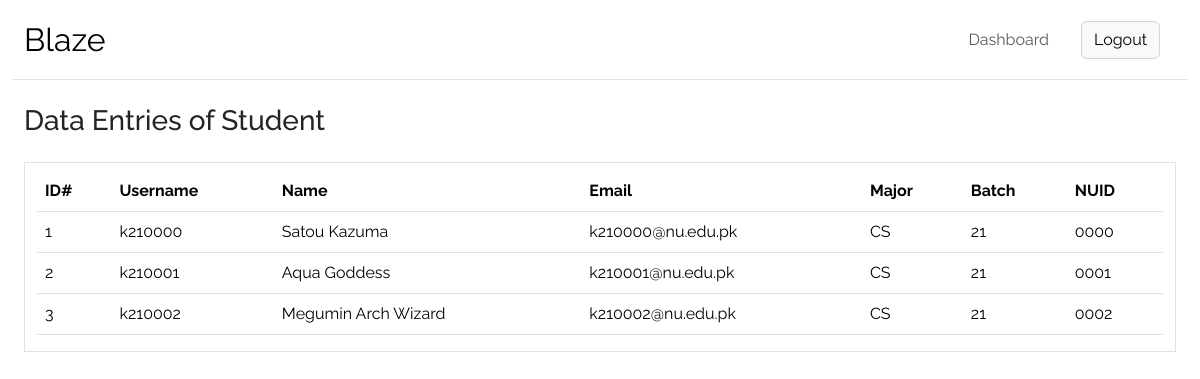
/administration/list_instance/student/ (signed in), run on an earlier commit of the app's database.
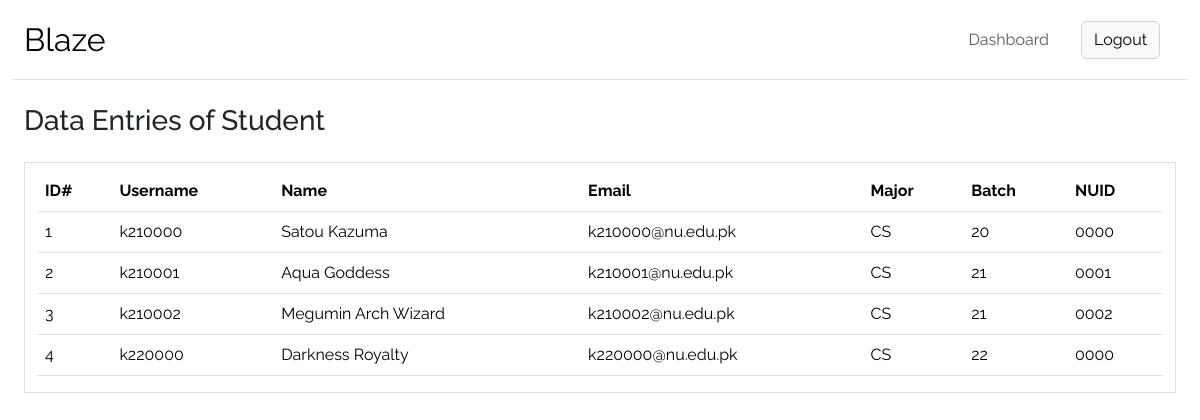
And on a later commit of the database.
### BlazeApp/models.py (models this page shows, shortened)
class Student(models.Model):
    Major_Choices = [
        ("CS", "Computer Science"),
        ("SE", "Software Engineering"),
        ("AI", "Artificial Intelligence"),
        ("CYS", "Cyber Security"),
        ("EE", "Electrical Engineering"),
    ]
    user = models.OneToOneField(User, on_delete=models.CASCADE, related_name="student")
    batch = models.CharField(
        max_length=2, null=True, validators=[validate_studentBatch]
    )
    nuid = models.CharField(max_length=4, null=True, validators=[validate_studentNUID])
    major = models.CharField(max_length=30, choices=Major_Choices, null=True)
    class Meta:
        verbose_name = "Student"
        verbose_name_plural = "Students"

class User(AbstractUser):
    profile_picture = models.ImageField(
        upload_to="profile_pics/",
        blank=True,
        null=True,
        default="profile_pics/Default_Profile_Picture.png",
        validators=[
            FileExtensionValidator(
                allowed_extensions=["jpg", "jpeg", "png"]
            ),  # Restrict allowed file extensions
            validate_profilePicture_size,  # Set a maximum file size limit (7 MB in this example)
        ],
    )
    follow = models.ManyToManyField(
        "self", symmetrical=False, related_name="followers", blank=True
    )
    class Meta:
        verbose_name = "User"
        verbose_name_plural = "Users"

### BlazeAdministration/customDecorator.py (the view)
    def _wrapped_view(request, *args, **kwargs):
        if request.user.is_authenticated and request.user.is_superuser:
            return view_func(request, *args, **kwargs)  # Allow access to admin users
        else:
            return views.page_not_found_404(request, exception=404)

### BlazeAdministration/customDecorator.py (called while the page is built)
def admin_required(view_func):
    def _wrapped_view(request, *args, **kwargs):
        if request.user.is_authenticated and request.user.is_superuser:
            return view_func(request, *args, **kwargs)  # Allow access to admin users
        else:
            return views.page_not_found_404(request, exception=404)
    return _wrapped_view

### BlazeAdministration/views.py (called while the page is built)
def list_instance(request, instanceModel):
    entitiesList = ["student", "faculty", "society_page"]
    if instanceModel not in entitiesList:
        return redirect("BlazeAdministration:page_not_found_404")
    if instanceModel == entitiesList[0]:
        dataset = Student.objects.all()
    elif instanceModel == entitiesList[1]:
        dataset = Faculty.objects.all()
    else:
        dataset = SocietyPage.objects.all()
    return render(
        request,
        "BlazeAdministration/list_instance.html",
        {"model": instanceModel, "dataset": dataset},
    )

### BlazeAdministration/templates/BlazeAdministration/list_instance.html (shortened to what this page needs)
{% extends 'BlazeAdministration/base_01.html' %}
{% load static %}
{% block body %}
  <div class="container-fluid">
    <div class="h3 mt-4 mb-4">Data Entries of {{ model|title }}</div>
    <div class="container-fluid my-3 border pt-2">
      <table class="table table-hover">
        <thead>
          <tr>
            <th scope="col">ID#</th>
            <th scope="col">Username</th>
            <th scope="col">Name</th>
            <th scope="col">Email</th>
            {% if model == 'student' %}
              <th scope="col">Major</th>
              <th scope="col">Batch</th>
              <th scope="col">NUID</th>
            {% endif %}
          </tr>
        </thead>
        <tbody>
          {% for data in dataset %}
            <tr>
              <td>{{ data.pk }}</td>
              <td>{{ data.user.username }}</td>
              <td>{{ data.user.first_name }} {{ data.user.last_name }}</td>
              <td>{{ data.user.email }}</td>
              {% if model == 'student' %}
                <td>{{ data.major }}</td>
                <td>{{ data.batch }}</td>
                <td>{{ data.nuid }}</td>
              {% endif %}
            </tr>
          {% endfor %}
        </tbody>
      </table>
    </div>
  </div>
{% endblock %}

### BlazeAdministration/templates/BlazeAdministration/base_01.html (shortened to what this page needs)
{% load static %}
<!DOCTYPE html>
<html lang="en">
  <head>
    <link href="https://cdn.jsdelivr.net/npm/bootstrap@5.3.1/dist/css/bootstrap.min.css" rel="stylesheet" />
    <link rel="stylesheet" href="https://cdn.jsdelivr.net/npm/bootstrap-icons@1.10.5/font/bootstrap-icons.css" />
    <link href="{% static 'BlazeAdministration/BlazeAdministration_base_01.css' %}" rel="stylesheet" />
  </head>
  <body>
    {% block navbar %}
      <div class="container-xxl">
        <nav class="navbar navbar-expand-lg bg-body-tertiary border-bottom">
          <div class="container-fluid">
            <a class="navbar-brand fs-2" href="{% url 'BlazeAdministration:dashboard' %}">Blaze</a>
            <div class="collapse z-3 navbar-collapse justify-content-lg-end fs-6" id="navbarNav">
              <ul class="navbar-nav mb-2 mb-lg-0">
                <li class="nav-item text-center mx-2 my-auto">
                  <a class="nav-link" aria-current="page" href="{% url 'BlazeAdministration:dashboard' %}">Dashboard</a>
                </li>
                <li class="nav-item text-center mx-2 rounded">
                  <a class="nav-link" href="{% url 'BlazeAdministration:administration_logout' %}"><button class="col-12 btn white-btn">Logout</button></a>
                </li>
              </ul>
            </div>
          </div>
        </nav>
      </div>
    {% endblock %}
    <div class="container-xxl">
      {% block body %}
      {% endblock %}
    </div>
  </body>
</html>

### BlazeAdministration/static/BlazeAdministration/BlazeAdministration_base_01.css (style rules this page uses)
body { font-family: 'Raleway', sans-serif; }
.navbar { height: 5rem; background-color: white !important; }
.navbar-collapse { background-color: white !important; }
.white-btn { --bs-btn-color: #000; --bs-btn-bg: #f8f9fa; --bs-btn-border-color: lightgray; --bs-btn-hover-color: #000; --bs-btn-hover-bg: #d3d4d5; --bs-btn-hover-border-color: #c6c7c8; --bs-btn-focus-shadow-rgb: 211, 212, 213; --bs-btn-active-color: #000; --bs-btn-active-bg: #c6c7c8; --bs-btn-active-border-color: #babbbc; --bs-btn-active-shadow: inset 0 3px 5px rgba(0, 0, 0, 0.125); --bs-btn-disabled-color: #000; --bs-btn-disabled-bg: #f8f9fa; --bs-btn-disabled-border-color: #f8f9fa; }

What changed in the data, as far as the page shows it:
changed Student "Satou": batch "21" → "20"
added Student: pk "4", user.username "k220000", user.first_name "Darkness", user.last_name "Royalty", user.email "k220000@nu.edu.pk", major "CS", batch "22", nuid "0000"
